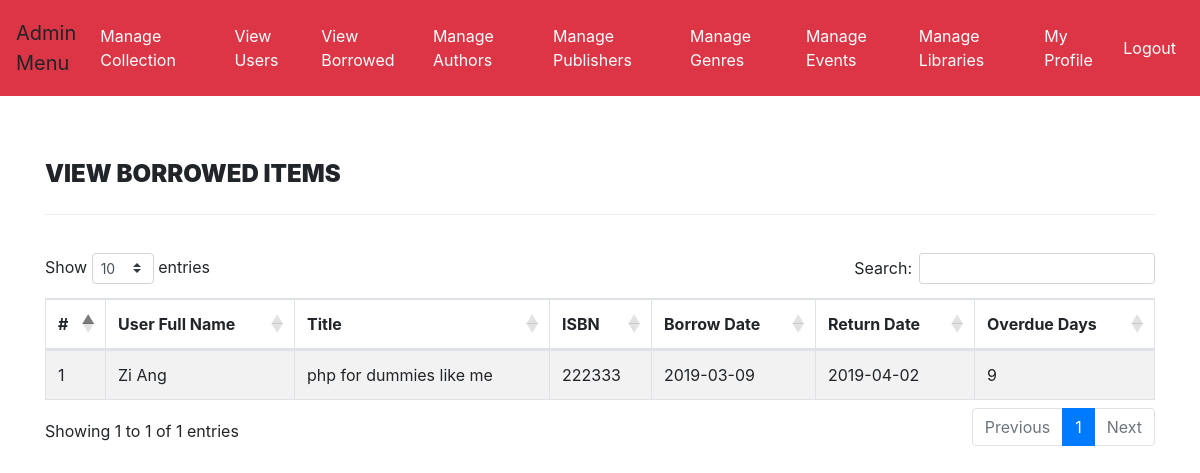
Page /admin/admin-rent.php (signed in) on the committed database.
### tables this page shows
CREATE TABLE `rent` (
  `ISBN` int(11) NOT NULL,
  `CollectionID` int(11) NOT NULL,
  `UserID` varchar(100) NOT NULL,
  `rentDate` DATE DEFAULT NULL,
  `returnDate` DATE DEFAULT NULL,
  `overdue` int(11) DEFAULT NULL
);

CREATE TABLE `users` (
  `UserID` int(11) DEFAULT NULL,
  `FullName` varchar(120) DEFAULT NULL,
  `PhoneNumber` varchar(10) DEFAULT NULL,
  `Email`    varchar(100) NOT NULL,
  `Birthday` DATE DEFAULT NULL,
  `UserName` varchar(100) DEFAULT NULL,
  `Password` varchar(120) DEFAULT NULL
);

CREATE TABLE `collection` (
  `id` int(11) NOT NULL,
  `Title` varchar(255) DEFAULT NULL,
  `GenreID` int(11) DEFAULT NULL,
  `AuthorID` int(11) DEFAULT NULL,
  `PublishID` int(11) DEFAULT NULL,
  `ISBN` int(11) DEFAULT NULL,
  `Price` int(11) DEFAULT NULL,
  `itemType` varchar(255) DEFAULT NULL
);

### admin/admin-rent.php (the view, shortened to what this page needs)
<?php
include('includes/config.php');
if(strlen($_SESSION['alogin'])==0)
    {
header('location:../index.php');
}
else{
    ?>
<!DOCTYPE html>
<html xmlns="http://www.w3.org/1999/xhtml">
<head>
    <link href="assets/css/font-awesome.css" rel="stylesheet" />
    <link href="https://cdnjs.cloudflare.com/ajax/libs/twitter-bootstrap/4.1.3/css/bootstrap.css" rel="stylesheet" />
    <link href="https://cdn.datatables.net/1.10.19/css/dataTables.bootstrap4.min.css" rel="stylesheet" />
    <link href="assets/css/style.css" rel="stylesheet" />
</head>
<body>
<?php include('admin-navbar.php');?>
    <div class="content-wrapper">
         <div class="container">
        <div class="row pad-botm">
            <div class="col-md-12">
                <h4 class="header-line">View Borrowed Items</h4>
    </div>
        </div>
            <div class="row">
                <div class="col-md-12">
                    <div class="panel panel-default">
                        <div class="panel-body">
                            <div class="table-responsive">
                                <table class="table table-striped table-bordered table-hover" id="dataTables-example">
                                    <thead>
                                        <tr>
                                            <th>#</th>
                                            <th>User Full Name</th>
                                            <th>Title</th>
                                            <th>ISBN </th>
                                            <th>Borrow Date</th>
                                            <th>Return Date</th>
                                            <th>Overdue Days</th>
                                        </tr>
                                    </thead>
                                    <tbody>
<?php $sql = "SELECT users.FullName,collection.Title,collection.ISBN,
rent.rentDate,rent.returnDate,rent.ISBN as rid, rent.overdue
from rent join users on users.UserID=rent.UserID
join collection on collection.id=rent.CollectionID
order by rent.overdue desc";
$query = $dbh -> prepare($sql);
$query->execute();
$results=$query->fetchAll(PDO::FETCH_OBJ);
$cnt=1;
if($query->rowCount() > 0)
{
foreach($results as $result)
{               ?>
                                        <tr class="odd gradeX">
                                            <td class="center"><?php echo htmlentities($cnt);?></td>
                                            <td class="center"><?php echo htmlentities($result->FullName);?></td>
                                            <td class="center"><?php echo htmlentities($result->Title);?></td>
                                            <td class="center"><?php echo htmlentities($result->ISBN);?></td>
                                            <td class="center"><?php echo htmlentities($result->rentDate);?></td>
                                            <td class="center"><?php echo htmlentities($result->returnDate);?></td>
                                            <td class="center"><?php echo htmlentities($result->overdue);?></td>
                                        </tr>
 <?php $cnt=$cnt+1;}} ?>
                                    </tbody>
                                </table>
                            </div>
                        </div>
                    </div>
                </div>
            </div>
    </div>
    </div>
</body>
</html>
<?php } ?>

### admin/assets/css/style.css (style rules this page uses)
.content-wrapper { margin-top: 40px; min-height:800px; padding-bottom:90px; }
.header-line { font-weight:900; padding-bottom:25px; border-bottom:1px solid #eeeeee; text-transform:uppercase; }
.pad-botm { padding-bottom:30px; }

### rows in the picture
rent: UserID.FullName "Zi Ang", CollectionID.Title "php for dummies like me", CollectionID.ISBN "222333", rentDate "2019-03-09", returnDate "2019-04-02", overdue "9"
